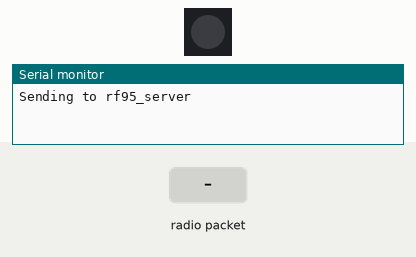
Bench run of a sketch on a simulated Arduino Uno, built with avr-gcc and run on an emulated ATmega328P. On the bench: 1 RGB LEDs in strip order, left to right, the last lines printed to the serial monitor. The inputs (shaded band) are chosen by the test bench. No radio packets arrive unless stated.

Above: at 0.1 s.
At 3.6 s:
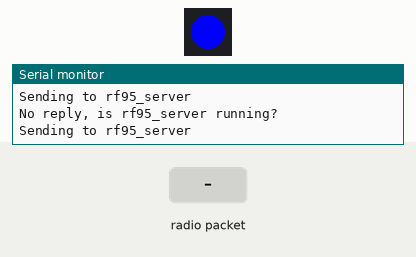
3.7 s: radio packet "1" arrives
At 4.9 s:
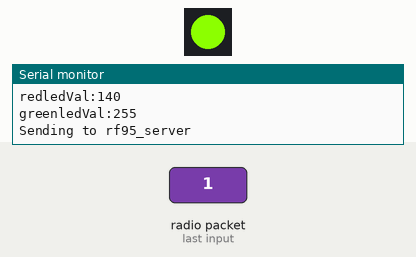
5.2 s: radio packet "0" arrives
6.7 s: radio packet "2" arrives
Timing chart, 0 to 11.8 s (numbered marks = the images above; inputs shaded):
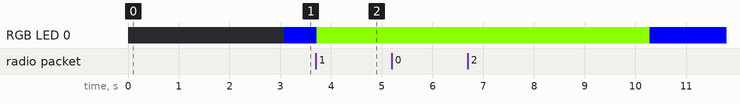

The sketch:

rf95_client_rssiLED.ino
```cpp
/*Code below is adapted from the "rf95_client" example from the Radiohead library (https://www.airspayce.com/mikem/arduino/RadioHead/index.html)
  This sketch uses the Radiohead library to configure a LoRa module as a client, and then reads the RSSI from incoming messages to set
  an LED color, effectively using RSSI as a proxy for proximity sensing.
*/

// rf95_client.pde
// -*- mode: C++ -*-
/* Example sketch showing how to create a simple messageing client
  with the RH_RF95 class. RH_RF95 class does not provide for addressing or
  reliability, so you should only use RH_RF95 if you do not need the higher
  level messaging abilities.
  It is designed to work with the other example rf95_server
*/

#include <SPI.h>
#include <RH_RF95.h>

//LED setup
#include <Adafruit_NeoPixel.h>
#define LED_COUNT 1
#define LED_PIN    6
Adafruit_NeoPixel strip(LED_COUNT, LED_PIN, NEO_GRB + NEO_KHZ800);

//Set range of RSSI values. These values found through testing
int rssiStrongest = -20;
int rssiWeakest = -130;

// Singleton instance of the radio driver
RH_RF95 rf95;

void setup()
{
  Serial.begin(9600);
  while (!Serial) ; // Wait for serial port to be available
  if (!rf95.init())
    Serial.println("init failed");

  //Initiate LED
  pinMode(LED_PIN, OUTPUT);
  strip.begin();
  strip.setBrightness(255);
  strip.show();
}


void loop()

{
  Serial.println("Sending to rf95_server");
  //  Send a message to rf95_server
  uint8_t data[] = "Hello, I'm the client";
  rf95.send(data, sizeof(data));

  rf95.waitPacketSent();
  // Now wait for a reply
  uint8_t buf[RH_RF95_MAX_MESSAGE_LEN];
  uint8_t len = sizeof(buf);

  if (rf95.waitAvailableTimeout(3000))
  {
    // Should be a reply message for us now
    if (rf95.recv(buf, &len))
    {
      Serial.print("Server says: ");
      Serial.println((char*)buf);
      Serial.print("RSSI:");
      Serial.println(rf95.lastRssi(), DEC);

      //map rssi to color range.

      // red led (255,0,0) will mean weak signal
      int redLightMap = map(rf95.lastRssi(), rssiWeakest, rssiStrongest, 255, 0);
      int redledVal = constrain(redLightMap, 0, 255);
      Serial.print("redledVal:");
      Serial.println(redledVal);

      // green led (0,255,0) will mean strong signal
      int greenLightMap = map(rf95.lastRssi(), rssiWeakest, rssiStrongest, 255, 0);
      int greenledVal = constrain(greenLightMap, 255, 0);
      Serial.print("greenledVal:");
      Serial.println(greenledVal);

      strip.setPixelColor(0, redledVal, greenledVal, 0);
      strip.show();
    }
    else
    {
      Serial.println("recv failed");
    }
  }
  else
  {

    Serial.println("No reply, is rf95_server running?");
    //set led blue if no signal recieved from server
    strip.setPixelColor(0, 0, 0, 255);
    strip.show();
  }

  delay(500);

}
```

Measured:
- after the input at 3.7 s, RGB LED 0: RGB(0, 0, 255) → RGB(140, 255, 0) at once
